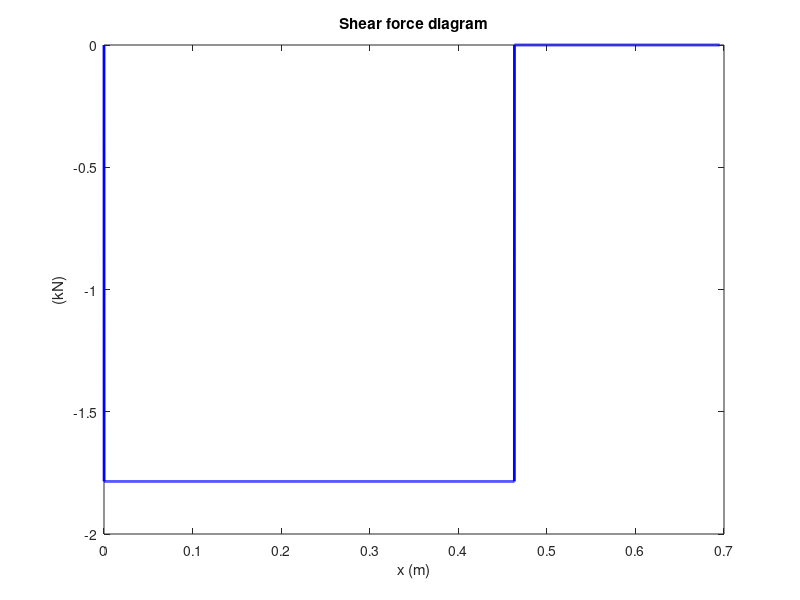

The MATLAB script that drew this image: (Note: this script raises an error after producing the figure.)
%% Shear Force
% Author: EGME 308-01 Group 3

% Clear previous data and command window
clear;
clc;

% Concentrated force (N)
F = 1.7849;
% Length (m)
L = .695;
% Matrix for x axis
a = 0:0.0001:L;
    
% Iterate through matrix a
for i = 1:numel(a)
    
  % For values of a(i) that are less than 0, the values of s(i) are 0
  if a(i) < 0

    s(i) = 0;
  % For the values between the interval the value of s(i) equal to the
  % concentrated force
  elseif (a(i) > 0) && (a(i) < 2/3 * L)

    s(i) = -F;
  % When the values are not included in the interval (a(i) > 0) && 
  % (a(i) < 2/3*L) the s(i) are equal to zero
  else 

    s(i) = 0;

  end

end

%% Graph
% Plot all values of a versus all values of s
plot(a,s, 'blue', 'LineWidth', 2)
title('Shear force diagram')
xlabel('x (m)')
ylabel('(kN)')

% Export Plot
ax = gca;
ax.YAxis.Exponent = 0;
exportgraphics(ax, 'figures/curve_Shear_Force.png', 'Resolution', 300)